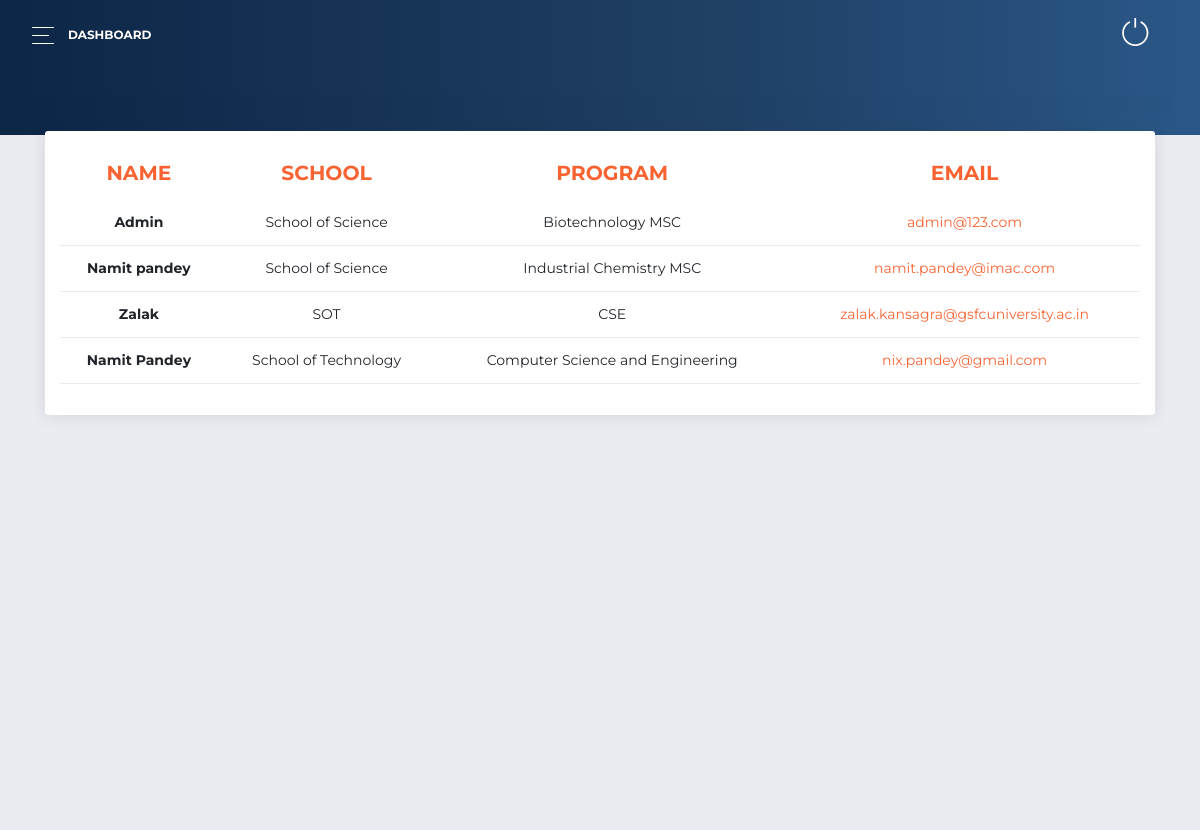
Before: /university/adminpanel/information/ (signed in) with the older database file.
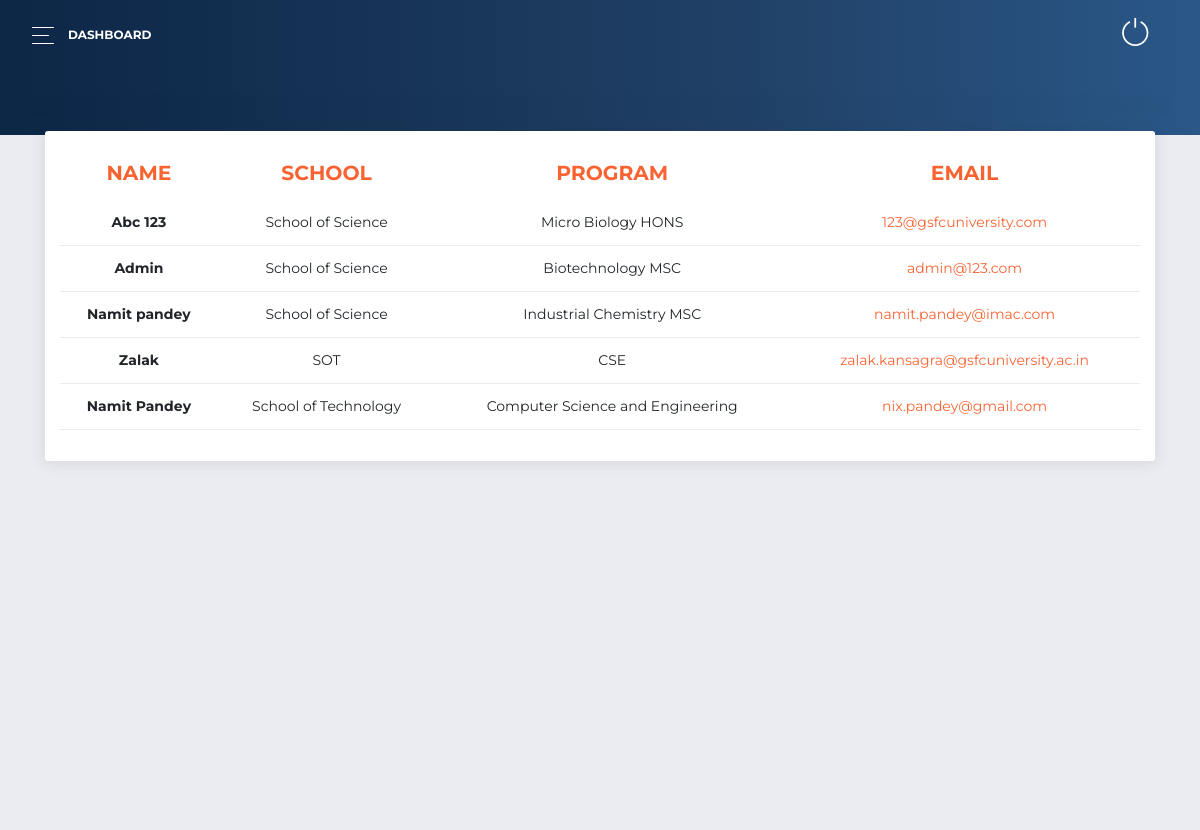
After: the same page with the newer database file.
### ROOT/ADMINPANEL/models.py (models this page shows, shortened)
class Department_Information(models.Model):
    NAME = models.CharField(max_length=254, blank=False)
    SCHOOL_NAME = models.CharField(max_length=254, blank=False)
    PROGRAM_NAME = models.CharField(max_length=254, blank=False)
    EMAIL_ID = models.EmailField(max_length=254, blank=False)

### ROOT/ADMINPANEL/views.py (the view, shortened to what this page needs)
# urls.py: path("information/", views.get_dept_information, name='information'),
@login_required()
def get_dept_information(request):
    pageDictKey = 'department'
    department_info = Department_Information.objects.all().order_by('-id')
    form = Information()
    context = {
    'department_table': department_info,
    "pageDictKey":pageDictKey,
    'form':form,
    "resultStat":get_result_status(),
    "school_list": staticVariables.SCHOL_LIST,
    "program_list": staticVariables.PROGRM_LIST,
    }
    return render(request, ADMIN_PAGE_MAPPER.pageDict[pageDictKey], context)

### ROOT/ADMINPANEL/views.py (called while the page is built)
def get_result_status():
    try:
        resultStat = int(list(Declare_Result.objects.values_list("RESULT_STATUS", flat=True))[0])
        return resultStat
    except:
        return 0

### ROOT/MCQ/templatetags/my_filter.py (called while the page is built)
@register.filter(name='replace')
@stringfilter
def replace_var(value):
    return value.replace("_", ' ')

### ROOT/templates/ADMIN_PANEL/department_information.html (shortened to what this page needs)
{% extends 'BASE_FILES/BaseAdmin.html' %}
{% load static %}
{% load my_filter %}
{% block adminContent %}
<div class="content">
  <div class="row">
    <div class="col-lg-12">
      </div>
    </div>
    <div class="content">
      <div class="col-md-12">
        <div class="card card-chart">
          <div class="card-header ">
            <div class="row">
              <div class="col-sm-12">
                <div class="table-responsive">
                  <table class="table">
                    <thead class="text-primary">
                      <th style="font-weight:700;">
                        NAME
                      </th>
                      <th style="font-weight:700;">
                        SCHOOL
                      </th>
                      <th style="font-weight:700;">
                        PROGRAM
                      </th>
                      <th style="font-weight:700;">
                        EMAIL
                      </th>
                    </thead>
                    <tbody>
                      {% for data in department_table %}
                        <tr>
                          <td style="font-weight:700;">
                            {{data.NAME}}
                          </td>
                          <td>
                            {{data.SCHOOL_NAME|replace}}
                          </td>
                          <td>
                            {{data.PROGRAM_NAME|replace}}
                          </td>
                          <td>
                            <a href="mailto:{{data.EMAIL_ID}}@gsfcuniversity.ac.in">{{data.EMAIL_ID}}</a>
                          </td>
                        </tr>
                      {% endfor %}
                    </tbody>
                  </table>
                </div>
              </div>
            </div>
            <br>
          </div>
        </div>
      </div>
    </div>
  </div>
{% endblock %}

Changed rows visible on the page:
added Department_Information: NAME "Abc 123", SCHOOL_NAME "School of Science", PROGRAM_NAME "Micro Biology HONS", EMAIL_ID "123@gsfcuniversity.com"
